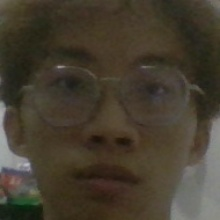
#> input picture student_faces/S001/face_01.jpg, 220 x 220 px; its folder holds only this picture in this run
$ jupyter execute train_pca.ipynb   (older library calls are emulated)
#> lines starting #> are read from the running program, lines starting #| are printed output that depends on the picture; after the words box and inside, x2 and y2 are one past the last pixel; in counts of white or black regions, pixels touching at a corner belong together
Train PCA

[cell 1]
import cv2
import json
import os
import numpy as np
import pickle
import glob
import re
import subprocess
from sklearn.decomposition import PCA
from sklearn.preprocessing import StandardScaler
from datetime import datetime


class MultiFaceTrainer:
    def __init__(self, n_components=50):
        """
        Initialize multi-person face trainer with eigenfaces support

        Args:
            n_components: Number of features after PCA dimensionality reduction
        """
        self.n_components = n_components
        self.pca = PCA(n_components=n_components)
        self.scaler = StandardScaler()
        self.face_features = []
        self.face_labels = []
        self.face_info = []
        self.is_trained = False
        self.mean_face = None
        self.eigenfaces = None
        self.face_shape = (64, 64)  # Standard face image size
        self.person_id_map = {}

    def generate_detection_json_for_person(self, person_name, face_dir):
        """
        Generate detection JSON file for a person based on existing face images

        Args:
            person_name: Name of the person
            face_dir: Directory containing face images
        """
        print(f"Generating detection JSON for {person_name}...")

        # Find all face images in the directory
        face_images = []

        # Look for different naming patterns
        patterns = [
            f"{person_name}_face_*.jpg",
            "face_*_frame_*.jpg",
            "*.jpg"
        ]

        for pattern in patterns:
            search_path = os.path.join(face_dir, pattern)
            found_files = glob.glob(search_path)
            for file_path in found_files:
                filename = os.path.basename(file_path)
                # Skip non-face images (like eigenfaces, mean_face, etc.)
                if any(skip in filename.lower() for skip in ['eigenface', 'mean_face', 'model_info']):
                    continue
                face_images.append(file_path)

        # Remove duplicates and sort
        face_images = sorted(list(set(face_images)))

        print(f"Found {len(face_images)} face images for {person_name}")

        if len(face_images) == 0:
            print(f"No face images found for {person_name}")
            return None

        # Generate face data
        all_face_data = []

        for face_id, image_path in enumerate(face_images):
            filename = os.path.basename(image_path)

            # Try to extract frame number from filename
            frame_number = 0

            # Pattern 1: face_XXXXXX_frame_XXXXXX.jpg
            match = re.search(r'face_\d+_frame_(\d+)', filename)
            if match:
                frame_number = int(match.group(1))

            # Pattern 2: person_face_XXXX.jpg
            elif re.search(r'_face_(\d+)', filename):
                match = re.search(r'_face_(\d+)', filename)
                frame_number = int(match.group(1))

            # Try to get image dimensions
            try:
                img = cv2.imread(image_path)
                if img is not None:
                    height, width = img.shape[:2]
                else:
                    width, height = 64, 64  # Default size
            except:
                width, height = 64, 64  # Default size

            # Calculate timestamp (assume 30 FPS)
            fps = 30.0
            timestamp = frame_number / fps

            # Create face data entry
            face_data = {
                "face_id": face_id,
                "frame_number": frame_number,
                "timestamp": timestamp,
                "x": 0,  # Unknown, set to 0
                "y": 0,  # Unknown, set to 0
                "width": width,
                "height": height,
                "center_x": width // 2,
                "center_y": height // 2,
                "area": width * height,
                "image_path": image_path,
                "image_filename": filename
            }

            all_face_data.append(face_data)

        # Create info structure
        info = {
            "total_frames": max([face['frame_number'] for face in all_face_data]) + 1 if all_face_data else 0,
            "fps": fps,
            "total_faces_detected": len(all_face_data),
            "processing_date": datetime.now().isoformat(),
            "faces": all_face_data
        }

        # Save JSON file
        json_path = os.path.join(face_dir, f"{person_name}_faces_detection.json")

        with open(json_path, 'w', encoding='utf-8') as f:
            json.dump(info, f, indent=2, ensure_ascii=False)

        print(f"Generated {json_path}")
        print(f"Total faces: {len(all_face_data)}")

        return json_path

    def count_face_images_in_directory(self, directory):
        """
        Count total number of face images in a directory

        Args:
            directory: Directory containing face images (can be base dir or person dir)

        Returns:
            Total number of face images
        """
        if not os.path.exists(directory):
            return 0

        # Check if this directory contains subdirectories (base directory case)
        subdirs = [d for d in os.listdir(directory)
                   if os.path.isdir(os.path.join(directory, d))]

        # If there are subdirectories, this is a base directory
        if subdirs and any(os.path.exists(os.path.join(directory, d, f"{d}_faces_detection.json")) or
                           glob.glob(os.path.join(directory, d, "*.jpg")) for d in subdirs):
            total_images = 0
            for person_name in subdirs:
                person_dir = os.path.join(directory, person_name)
                person_count = self._count_face_images_in_single_dir(person_dir)
                total_images += person_count
                print(f"{person_name}: {person_count} face images")
            return total_images
        else:
            # This is a single person directory
            return self._count_face_images_in_single_dir(directory)

    def _count_face_images_in_single_dir(self, person_dir):
        """
        Count face images in a single person directory

        Args:
            person_dir: Person's directory
        """
        if not os.path.exists(person_dir):
            return 0

        # Count JPG files, excluding eigenfaces and mean_face
        jpg_files = glob.glob(os.path.join(person_dir, "*.jpg"))
        face_images = [f for f in jpg_files
                       if not any(skip in os.path.basename(f).lower()
                                  for skip in ['eigenface', 'mean_face', 'model_info'])]

        return len(face_images)

    # [82 lines left out: function load_all_face_images, not called in this run]

    def load_face_images_from_json(self, json_path, person_dir):
        """
        Load face images for a single person from JSON file

        Args:
            json_path: JSON file path
            person_dir: Person's directory containing face images
        """
        print(f"Loading face data from {json_path}")

        if not os.path.exists(json_path):
            print(f"Error: JSON file {json_path} not found!")
            return 0

        # Read JSON data
        with open(json_path, 'r', encoding='utf-8') as f:
            data = json.load(f)

        faces_data = data['faces']
        print(f"Found {len(faces_data)} faces in JSON")

        face_images = []
        valid_faces = []

        for i, face_info in enumerate(faces_data):
            # Try different ways to construct image path
            image_path = None

            # Method 1: Use image_filename if available
            if 'image_filename' in face_info:
                image_path = os.path.join(person_dir, face_info['image_filename'])
            # Method 2: Use image_path directly
            elif 'image_path' in face_info:
                image_path = face_info['image_path']
            # Method 3: Fallback - construct from face_id and frame_number
            else:
                face_id = face_info.get('face_id', i)
                frame_number = face_info.get('frame_number', i)
                filename = f"face_{face_id}_frame_{frame_number}.jpg"
                image_path = os.path.join(person_dir, filename)

            # Check if image file exists
            if not os.path.exists(image_path):
                print(f"Warning: Image {image_path} not found, skipping...")
                continue

            # Read and preprocess image
            img = cv2.imread(image_path)
            if img is None:
                print(f"Warning: Could not read image {image_path}, skipping...")
                continue

            # Convert to grayscale and resize
            gray = cv2.cvtColor(img, cv2.COLOR_BGR2GRAY)
            resized = cv2.resize(gray, self.face_shape)  # Uniform size

            face_images.append(resized.flatten())  # Flatten to 1D vector
            valid_faces.append(face_info)

        print(f"Successfully loaded {len(face_images)} face images")

        self.face_images = np.array(face_images)
        self.face_info = valid_faces

        # Create labels array (all faces belong to the same person, so label = 0)
        self.face_labels = np.zeros(len(face_images), dtype=int)

        # Set person ID mapping for single person
        person_name = os.path.basename(person_dir)
        self.person_id_map = {person_name: 0}

        return len(face_images)

    def train_pca_model(self):
        """
        Train face feature model using PCA and generate eigenfaces
        """
        if len(self.face_images) == 0:
            print("Error: No face images loaded!")
            return False

        if len(self.face_labels) == 0:
            print("Error: No face labels assigned!")
            return False

        print(f"\nTraining PCA model with {len(self.face_images)} faces...")
        print(f"Original feature dimension: {self.face_images.shape[1]}")
        print(f"Reducing to {self.n_components} components")

        # Calculate mean face
        self.mean_face = np.mean(self.face_images, axis=0)
        print(f"Mean face calculated with shape: {self.mean_face.shape}")

        # Standardize features
        scaled_features = self.scaler.fit_transform(self.face_images)

        # PCA dimensionality reduction
        pca_features = self.pca.fit_transform(scaled_features)

        # Extract eigenfaces (principal components)
        self.eigenfaces = self.pca.components_
        print(f"Generated {len(self.eigenfaces)} eigenfaces")

        print(f"PCA explained variance ratio: {self.pca.explained_variance_ratio_.sum():.3f}")
        print(f"Reduced feature dimension: {pca_features.shape[1]}")

        self.face_features = pca_features
        self.is_trained = True

        return True

    def save_eigenfaces(self, output_dir):
        """
        Save eigenfaces and mean face as images

        Args:
            output_dir: Output directory for saving images
        """
        if not self.is_trained:
            print("Error: Model not trained yet!")
            return False

        # Create output directory if it doesn't exist
        os.makedirs(output_dir, exist_ok=True)

        # Save mean face
        mean_face_img = self.mean_face.reshape(self.face_shape)
        mean_face_normalized = cv2.normalize(mean_face_img, None, 0, 255, cv2.NORM_MINMAX, dtype=cv2.CV_8U)
        mean_face_path = os.path.join(output_dir, "multi_person_mean_face.jpg")
        cv2.imwrite(mean_face_path, mean_face_normalized)
        print(f"Mean face saved to: {mean_face_path}")

        # Save top eigenfaces
        num_eigenfaces_to_save = min(10, len(self.eigenfaces))
        for i in range(num_eigenfaces_to_save):
            eigenface = self.eigenfaces[i].reshape(self.face_shape)
            # Normalize eigenface for visualization
            eigenface_normalized = cv2.normalize(eigenface, None, 0, 255, cv2.NORM_MINMAX, dtype=cv2.CV_8U)
            eigenface_path = os.path.join(output_dir, f"multi_person_eigenface_{i + 1:02d}.jpg")
            cv2.imwrite(eigenface_path, eigenface_normalized)

        print(f"Saved {num_eigenfaces_to_save} eigenfaces to {output_dir}")

        # Save model information
        model_info = {
            'training_date': datetime.now().isoformat(),
            'total_faces': len(self.face_images),
            'total_persons': len(self.person_id_map),
            'person_id_map': self.person_id_map,
            'n_components': self.n_components,
            'explained_variance_ratio': float(self.pca.explained_variance_ratio_.sum()),
            'face_shape': self.face_shape,
            'eigenfaces_saved': num_eigenfaces_to_save
        }

        info_path = os.path.join(output_dir, "multi_person_model_info.json")
        with open(info_path, 'w', encoding='utf-8') as f:
            json.dump(model_info, f, indent=2, ensure_ascii=False)

        print(f"Model information saved to: {info_path}")
        return True

    def save_model(self, model_path):
        """
        Save trained model with eigenfaces support

        Args:
            model_path: Model save path
        """
        if not self.is_trained:
            print("Error: Model not trained yet!")
            return False

        model_data = {
            'pca': self.pca,
            'scaler': self.scaler,
            'face_features': self.face_features,
            'face_labels': self.face_labels,
            'face_info': self.face_info,
            'person_id_map': self.person_id_map,
            'n_components': self.n_components,
            'mean_face': self.mean_face,
            'eigenfaces': self.eigenfaces,
            'face_shape': self.face_shape,
            'training_date': datetime.now().isoformat()
        }

        with open(model_path, 'wb') as f:
            pickle.dump(model_data, f)

        print(f"Model saved to {model_path}")
        return True

    # [37 lines left out: function load_model, not called in this run]


def train_person_model(person_name, base_dir):
    """
    Train model for a specific person

    Args:
        person_name: Name of the person to train
        base_dir: Base directory containing person folders
    """
    print(f"\n=== Training model for {person_name} ===")

    # Configure paths for this person
    person_dir = os.path.join(base_dir, person_name)
    json_file = os.path.join(person_dir, f"{person_name}_faces_detection.json")
    model_path = os.path.join(person_dir, "face_model.pkl")

    # Check if person directory exists
    if not os.path.exists(person_dir):
        print(f"Error: Person directory {person_dir} not found!")
        return False

    # Count face images for this person
    trainer_temp = MultiFaceTrainer()
    face_count = trainer_temp.count_face_images_in_directory(person_dir)

    if face_count == 0:
        print(f"No face images found for {person_name}!")
        return False

    # Generate JSON file if it doesn't exist
    if not os.path.exists(json_file):
        trainer_temp.generate_detection_json_for_person(person_name, person_dir)

    # Set n_components based on face count (use face_count for this person)
    optimal_components = face_count if face_count > 1 else 1
    print(f"Face images found for {person_name}: {face_count}")
    print(f"Setting n_components to: {optimal_components}")

    # Create trainer with optimal n_components
    trainer = MultiFaceTrainer(n_components=optimal_components)

    # Load face images for this person only
    num_faces = trainer.load_face_images_from_json(json_file, person_dir)
    if num_faces == 0:
        print(f"No valid face images loaded for {person_name}!")
        return False

    print(f"Loaded {num_faces} face images for {person_name}")

    # Train PCA model
    if trainer.train_pca_model():
        # Save eigenfaces as images in person's directory
        trainer.save_eigenfaces(person_dir)

        # Save model in person's directory
        trainer.save_model(model_path)
        print(f"Training completed successfully for {person_name}!")
        print(f"Model saved to: {model_path}")
        print(f"Eigenfaces and mean face saved to: {person_dir}")
        return True
    else:
        print(f"Training failed for {person_name}!")
        return False


def main():
    # Configure paths
    base_dir = "student_faces"

    # Check if base directory exists
    if not os.path.exists(base_dir):
        print(f"Error: Base directory {base_dir} not found!")
        return

    # Find all person directories
    person_dirs = [d for d in os.listdir(base_dir)
                   if os.path.isdir(os.path.join(base_dir, d))]

    if not person_dirs:
        print(f"No person directories found in {base_dir}!")
        return

    print(f"Found {len(person_dirs)} person directories: {person_dirs}")

    # Train model for each person
    successful_trainings = 0
    failed_trainings = 0

    for person_name in person_dirs:
        try:
            if train_person_model(person_name, base_dir):
#> in generate_detection_json_for_person, img is the input picture: shape (220, 220, 3); mean B, G, R 47.5, 61.4, 69.3
#| Total faces: 1
#> in load_face_images_from_json, `gray = cv2.cvtColor(img, cv2.COLOR_BGR2GRAY)`:
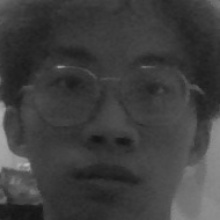
#> gray: shape (220, 220); min 20, max 186, mean 62.2
#| Successfully loaded 1 face images
#> in load_face_images_from_json, `self.face_labels = np.zeros(len(face_images), dtype=int)`: self.face_labels = [0]
#> in train_person_model, `num_faces = trainer.load_face_images_from_json(json_file, person_dir)`: num_faces = 1
#| Loaded 1 face images for S001
#> (printed output is left out)
#| Original feature dimension: 4096
#> in train_pca_model, `self.mean_face = np.mean(self.face_images, axis=0)`: self.mean_face = 4096 values, max 168 at index 2112, min 21 at index 3977, mean 62.05
#| Mean face calculated with shape: (4096,)
#> in train_pca_model, `pca_features = self.pca.fit_transform(scaled_features)`: pca_features = [0]
#| Reduced feature dimension: 1
#> in save_eigenfaces, `mean_face_normalized = cv2.normalize(mean_face_img, None, 0, 255, cv2...`:
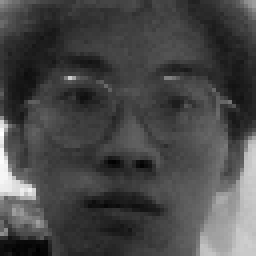
#> mean_face_normalized: shape (64, 64) (shown 4 times larger); min 0, max 255, mean 71.2
#> the loop in save_eigenfaces, `for i in range(num_eigenfaces_to_save):` made 1 pass
#> pass 1, in save_eigenfaces, `cv2.imwrite(eigenface_path, eigenface_normalized)`:
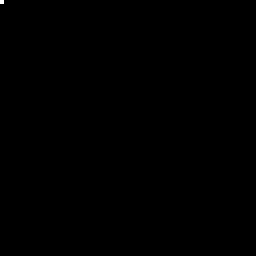
#> saved as multi_person_eigenface_01.jpg: shape (64, 64) (shown 4 times larger); 0.02% white in thin lines or dots, all inside (x1, y1, x2, y2) = (0, 0, 1, 1)
                successful_trainings += 1
            else:
                failed_trainings += 1
        except Exception as e:
            print(f"Error training model for {person_name}: {str(e)}")
            failed_trainings += 1
#> pass 2 of the loop in main, `for person_name in person_dirs:`:
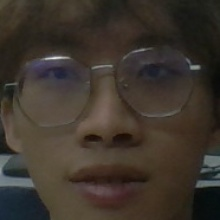
#> input picture student_faces/S002/face_01.jpg, 220 x 220 px
#> in generate_detection_json_for_person, img is the input picture: shape (220, 220, 3); mean B, G, R 44.8, 53.1, 61.1
#| Total faces: 1
#> in load_face_images_from_json (call 2), `gray = cv2.cvtColor(img, cv2.COLOR_BGR2GRAY)`:
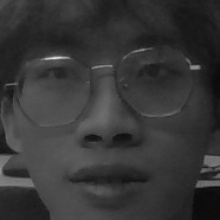
#> gray: shape (220, 220); min 8, max 226, mean 54.6
#| Successfully loaded 1 face images
#| Loaded 1 face images for S002
#> (printed output is left out)
#| Original feature dimension: 4096
#| Mean face calculated with shape: (4096,)
#| Reduced feature dimension: 1
#> in save_eigenfaces (call 2), `mean_face_normalized = cv2.normalize(mean_face_img, None, 0, 255, cv2...`:
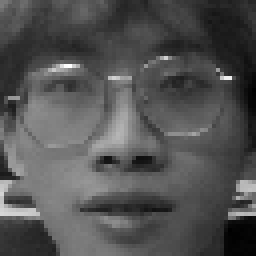
#> mean_face_normalized: shape (64, 64) (shown 4 times larger); min 0, max 255, mean 82.2

    print(f"\n=== Training Summary ===")
    print(f"Total persons processed: {len(person_dirs)}")
    print(f"Successful trainings: {successful_trainings}")
    print(f"Failed trainings: {failed_trainings}")

    if successful_trainings > 0:
        print(f"\nModels saved in individual person directories under {base_dir}")
        print(f"Each model can be used with scan-template scripts for person-specific recognition")


if __name__ == "__main__":
    main()
